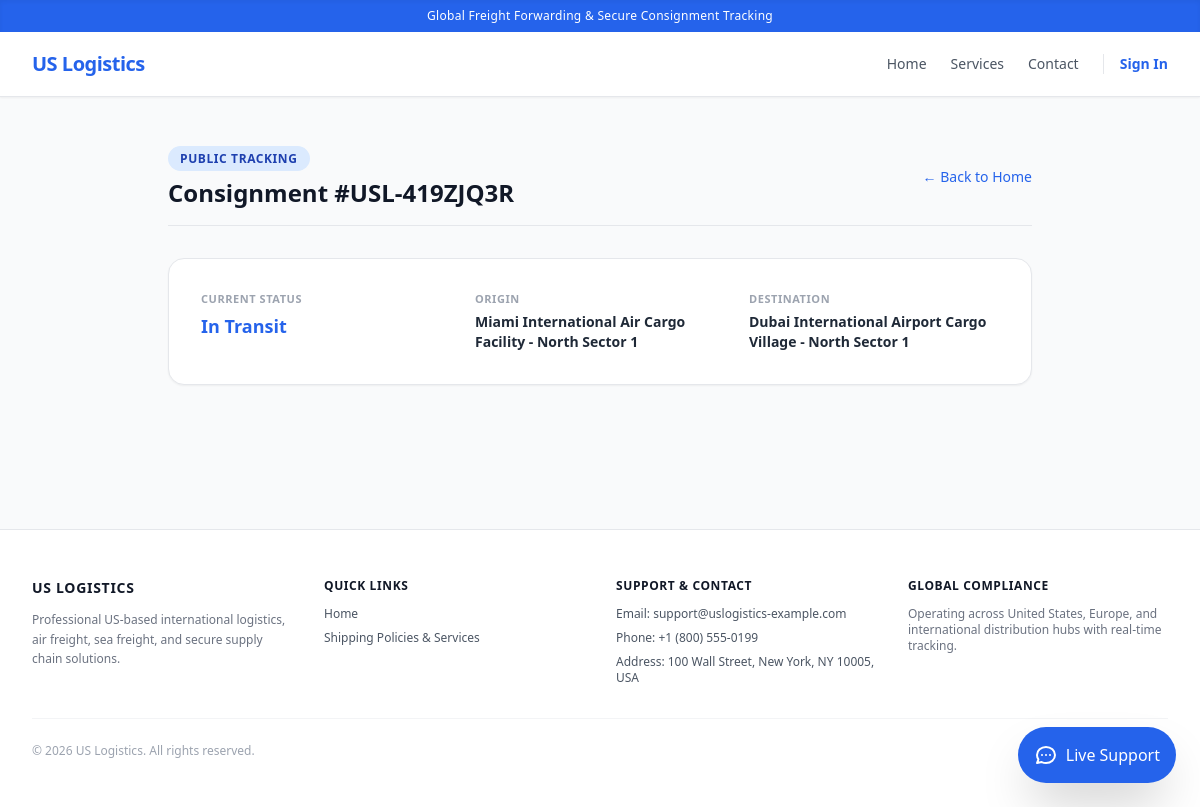
/shipments/track/USL-419ZJQ3R/, run on the app's committed database.
### core/models.py (models this page shows, shortened)
class AppVariable(models.Model):
    key = models.CharField(max_length=100, unique=True)
    value = models.TextField(blank=True)
    description = models.CharField(max_length=255, blank=True)

### shipments/models.py (models this page shows, shortened)
class Shipment(models.Model):
    STATUS_CHOICES = [
        ('CREATED', 'Shipment Created'),
        ('PICKED_UP', 'Picked Up'),
        ('IN_TRANSIT', 'In Transit'),
        ('OUT_FOR_DELIVERY', 'Out for Delivery'),
        ('DELIVERED', 'Delivered'),
        ('EXCEPTION', 'Exception / Delayed'),
    ]
    SERVICE_CHOICES = [
        ('STANDARD_GROUND', 'Standard Ground Shipping'),
        ('EXPRESS_AIR', 'Express Air Freight'),
        ('OVERNIGHT_PRIORITY', 'Overnight Priority'),
        ('OCEAN_FREIGHT', 'International Ocean Freight'),
        ('HEAVY_CARGO', 'Heavy Cargo Transport'),
    ]
    tracking_number = models.CharField(max_length=50, unique=True, blank=True, db_index=True)
    customer = models.ForeignKey(settings.AUTH_USER_MODEL, on_delete=models.SET_NULL, null=True, blank=True, related_name='shipments')
    origin = models.ForeignKey(Location, on_delete=models.PROTECT, related_name='shipments_origin')
    destination = models.ForeignKey(Location, on_delete=models.PROTECT, related_name='shipments_destination')
    current_location = models.ForeignKey(Location, on_delete=models.SET_NULL, null=True, blank=True, related_name='shipments_current')
    status = models.CharField(max_length=30, choices=STATUS_CHOICES, default='CREATED')
    service_type = models.CharField(max_length=50, choices=SERVICE_CHOICES, default='STANDARD_GROUND')
    estimated_delivery = models.DateTimeField(null=True, blank=True)
    created_at = models.DateTimeField(auto_now_add=True)
    updated_at = models.DateTimeField(auto_now=True)

class Location(models.Model):
    name = models.CharField(max_length=255, help_text="e.g. Chicago Distribution Center")
    address = models.TextField(blank=True)
    city = models.CharField(max_length=150, blank=True)
    state = models.CharField(max_length=150, blank=True)
    postal_code = models.CharField(max_length=30, blank=True)
    country = models.CharField(max_length=150, default="United States")
    latitude = models.DecimalField(max_digits=10, decimal_places=7, null=True, blank=True)
    longitude = models.DecimalField(max_digits=10, decimal_places=7, null=True, blank=True)
    created_at = models.DateTimeField(auto_now_add=True)
    updated_at = models.DateTimeField(auto_now=True)

### shipments/views.py (the view)
# urls.py: path('track/<str:tracking_number>/', PublicTrackingView.as_view(), name='public_tracking'),
class PublicTrackingView(DetailView):
    model = Shipment
    template_name = 'shipments/public_tracking.html'
    context_object_name = 'shipment'
    slug_field = 'tracking_number'
    slug_url_kwarg = 'tracking_number'
    def get_queryset(self):
        return Shipment.objects.select_related('origin', 'destination', 'current_location').prefetch_related('events__location')
    def get_object(self, queryset=None):
        try:
            return super().get_object(queryset)
        except Http404:
            messages.error(self.request, "The tracking number provided is invalid or does not exist.")
            return None
    def get(self, request, *args, **kwargs):
        self.object = self.get_object()
        if self.object is None:
            return redirect('home')
        context = self.get_context_data(object=self.object)
        return self.render_to_response(context)

### core/context_processors.py (called while the page is built)
def app_variables(request):
    try:
        vars_dict = {var.key: var.value for var in AppVariable.objects.all()}
    except Exception:
        vars_dict = {}
    return {'app_vars': vars_dict}

### templates/shipments/public_tracking.html (shortened to what this page needs)
{% extends 'base.html' %}
{% block extra_head %}
<link rel="stylesheet" href="https://unpkg.com/leaflet@1.9.4/dist/leaflet.css" />
{% endblock %}
{% block content %}
<div class="max-w-4xl mx-auto px-4 py-12">
    <div class="mb-8 flex flex-col sm:flex-row justify-between items-start sm:items-center gap-4 border-b pb-4">
        <div>
            <span class="bg-blue-100 text-blue-800 text-xs font-semibold px-3 py-1 rounded-full uppercase tracking-wider">Public Tracking</span>
            <h1 class="text-2xl font-bold text-gray-900 mt-2">Consignment #{{ shipment.tracking_number }}</h1>
        </div>
        <a href="/" class="text-sm font-medium text-blue-600 hover:underline">&larr; Back to Home</a>
    </div>
    <div class="bg-white shadow-sm rounded-2xl p-8 border border-gray-200 mb-8 grid grid-cols-1 sm:grid-cols-3 gap-6">
        <div>
            <p class="text-[11px] uppercase font-bold text-gray-400 tracking-wider">Current Status</p>
            <p class="text-lg font-bold text-blue-600 mt-1">{{ shipment.get_status_display|default:shipment.status }}</p>
        </div>
        <div>
            <p class="text-[11px] uppercase font-bold text-gray-400 tracking-wider">Origin</p>
            <p class="text-sm font-semibold text-gray-800 mt-1">{{ shipment.origin.name|default:"Origin Hub" }}</p>
        </div>
        <div>
            <p class="text-[11px] uppercase font-bold text-gray-400 tracking-wider">Destination</p>
            <p class="text-sm font-semibold text-gray-800 mt-1">{{ shipment.destination.name|default:"Destination Hub" }}</p>
        </div>
    </div>
</div>
{% endblock %}

### templates/base.html (shortened to what this page needs)
<!DOCTYPE html>
<html lang="en">
<head>
    <script src="https://cdn.tailwindcss.com"></script>
    <link rel="stylesheet" href="https://unpkg.com/leaflet@1.9.4/dist/leaflet.css" />
    {% block extra_head %}{% endblock %}
</head>
<body class="bg-gray-50 text-gray-800 flex flex-col min-h-screen font-sans antialiased">
    {% if app_vars.SITE_TAGLINE %}
    <div class="bg-blue-600 text-white text-xs py-2 px-4 text-center font-medium tracking-wide shadow-inner">
        {{ app_vars.SITE_TAGLINE }}
    </div>
    {% endif %}
    <nav class="bg-white border-b border-gray-200 sticky top-0 z-40 shadow-sm">
        <div class="max-w-7xl mx-auto px-4 sm:px-6 lg:px-8">
            <div class="flex justify-between h-16 items-center">
                <div class="flex items-center">
                    <a href="{% url 'home' %}" class="text-xl font-extrabold text-blue-600 tracking-tight">
                        {{ app_vars.SITE_NAME|default:"US Logistics" }}
                    </a>
                </div>
                <div class="hidden md:flex items-center space-x-6">
                    <a href="{% url 'home' %}" class="text-sm font-medium text-gray-600 hover:text-blue-600 transition">Home</a>
                    <a href="{% url 'home' %}#services" class="text-sm font-medium text-gray-600 hover:text-blue-600 transition">Services</a>
                    <a href="{% url 'home' %}#contact" class="text-sm font-medium text-gray-600 hover:text-blue-600 transition">Contact</a>
                    {% if request.user.is_authenticated %}
                    <div class="flex items-center space-x-4 pl-4 border-l border-gray-200">
                        <span class="text-xs font-semibold text-gray-500">Hi, {{ request.user.username }}</span>
                        <form action="{% url 'logout' %}" method="post" class="inline">
                            {% csrf_token %}
                            <button type="submit" class="text-xs font-semibold text-red-600 hover:bg-red-50 px-3 py-1.5 rounded-lg transition">Sign Out</button>
                        </form>
                    </div>
                    {% else %}
                    <div class="flex items-center space-x-3 pl-4 border-l border-gray-200">
                        <a href="{% url 'login' %}" class="text-sm font-semibold text-blue-600 hover:text-blue-700 transition">Sign In</a>
                    </div>
                    {% endif %}
                </div>
            </div>
        </div>
    </nav>
    <main class="flex-1">
        {% block content %}
        {% endblock %}
    </main>
    <footer class="bg-white border-t border-gray-200 mt-16">
        <div class="max-w-7xl mx-auto px-4 sm:px-6 lg:px-8 py-12">
            <div class="grid grid-cols-1 md:grid-cols-4 gap-8 mb-8">
                <div>
                    <h3 class="text-sm font-bold text-gray-900 uppercase tracking-wider mb-3">{{ app_vars.SITE_NAME|default:"US Logistics" }}</h3>
                    <p class="text-xs text-gray-500 leading-relaxed">{{ app_vars.SITE_DESCRIPTION|default:"Professional US-based international logistics, air freight, sea freight, and secure supply chain solutions." }}</p>
                </div>
                <div>
                    <h4 class="text-xs font-bold text-gray-900 uppercase tracking-wider mb-3">Quick Links</h4>
                    <ul class="space-y-2 text-xs text-gray-600">
                        <li><a href="{% url 'home' %}" class="hover:underline">Home</a></li>
                        <li><a href="{% url 'home' %}#services" class="hover:underline">Shipping Policies & Services</a></li>
                    </ul>
                </div>
                <div>
                    <h4 class="text-xs font-bold text-gray-900 uppercase tracking-wider mb-3">Support & Contact</h4>
                    <ul class="space-y-2 text-xs text-gray-600">
                        <li>Email: {{ app_vars.SUPPORT_EMAIL|default:"support@uslogistics-example.com" }}</li>
                        <li>Phone: {{ app_vars.COMPANY_PHONE|default:"+1 (800) 555-0199" }}</li>
                        <li>Address: {{ app_vars.COMPANY_ADDRESS|default:"100 Wall Street, New York, NY 10005, USA" }}</li>
                    </ul>
                </div>
                <div>
                    <h4 class="text-xs font-bold text-gray-900 uppercase tracking-wider mb-3">Global Compliance</h4>
                    <p class="text-xs text-gray-500">Operating across United States, Europe, and international distribution hubs with real-time tracking.</p>
                </div>
            </div>
            <div class="border-t border-gray-100 pt-6 flex flex-col sm:flex-row justify-between items-center text-xs text-gray-400">
                <p>&copy; 2026 {{ app_vars.SITE_NAME|default:"US Logistics" }}. All rights reserved.</p>
            </div>
        </div>
    </footer>
    <div id="support-chat-widget" class="fixed bottom-6 right-6 z-50">
        <button id="chat-toggle-btn" class="bg-blue-600 hover:bg-blue-700 text-white rounded-full p-4 shadow-2xl flex items-center space-x-2 transition-transform hover:scale-105">
            <span class="font-medium hidden sm:inline">Live Support</span>
        </button>
    </div>
</body>
</html>

### data on the page
AppVariable: SITE_TAGLINE "Global Freight Forwarding & Secure Consignment Tracking"
AppVariable: SITE_NAME "US Logistics", SITE_NAME "US LOGISTICS"
Shipment: tracking_number "USL-419ZJQ3R", status "In Transit", origin.name "Miami International Air Cargo Facility - North Sector 1", destination.name "Dubai International Airport Cargo Village - North Sector 1"
AppVariable: SUPPORT_EMAIL "support@uslogistics-example.com"
AppVariable: COMPANY_PHONE "+1 (800) 555-0199"
AppVariable: COMPANY_ADDRESS "100 Wall Street, New York, NY 10005, USA"
